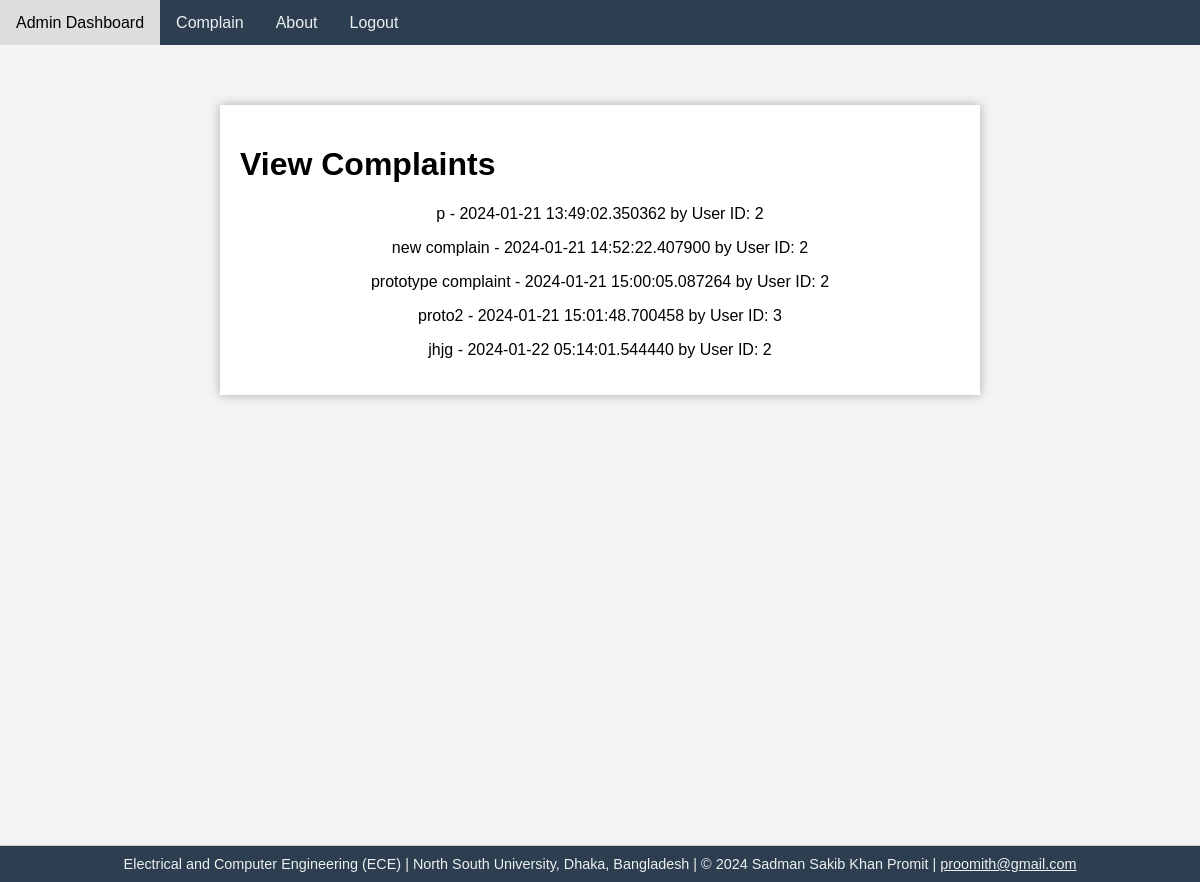
The app's page /view_complaints (signed in) with its own data.
### server.py (models this page shows)
class Complaint(db.Model):
    id = db.Column(db.Integer, primary_key=True)
    content = db.Column(db.Text, nullable=False)
    user_id = db.Column(db.Integer, db.ForeignKey('user.id'), nullable=False)
    timestamp = db.Column(db.DateTime, index=True, default=datetime.utcnow)

### server.py (the view)
@app.route('/view_complaints')
@login_required
def view_complaints():
    if current_user.role != 'admin':
        flash('Access Denied', 'error')
        return redirect(url_for('login'))
    complaints = Complaint.query.all()
    return render_template('view_complaints.html', complaints=complaints)

### server.py (called while the page is built)
@login_manager.user_loader
def load_user(user_id):
    return User.query.get(int(user_id))

### templates/view_complaints.html (shortened to what this page needs)
<!DOCTYPE html>
<html>
<head>
    <link rel="stylesheet" type="text/css" href="{{ url_for('static', filename='styles.css') }}">
</head>
<body>
    {% include 'navbar.html' %}
    <div class="content-wrap">
        <div class="container">
            <h1>View Complaints</h1>
            {% for complaint in complaints %}
                <p>{{ complaint.content }} - {{ complaint.timestamp }} by User ID: {{ complaint.user_id }}</p>
            {% endfor %}
        </div>
    </div>
    <footer>
        Electrical and Computer Engineering (ECE) | North South University, Dhaka, Bangladesh | &copy; 2024 Sadman Sakib Khan Promit | <a href="mailto:proomith@gmail.com">proomith@gmail.com</a>
    </footer>
</body>
</html>

### templates/navbar.html
<div class="navbar">
    {% if current_user.is_authenticated %}
        {% if current_user.role == 'admin' %}
            <a href="{{ url_for('admin') }}">Admin Dashboard</a>
            <a href="{{ url_for('view_complaints') }}">Complain</a>
        {% else %}
            <a href="{{ url_for('customer') }}">Customer Dashboard</a>
            <a href="{{ url_for('submit_complaint') }}">Complain</a>
        {% endif %}
        <a href="{{ url_for('about') }}">About</a>
        <a href="{{ url_for('logout') }}">Logout</a>
    {% else %}
        <a href="{{ url_for('about') }}">About</a>
        <a href="{{ url_for('signup') }}">Signup</a>
        <a href="{{ url_for('login') }}">Login</a>
    {% endif %}
</div>

### static/styles.css (style rules this page uses)
:root { --primary-color: #007BFF; --background-color: #f4f4f4; --container-bg-color: #fff; --message-color: #e7f3fe; --navbar-color: #2c3e50; --link-color: #ecf0f1; }
html, body { height: 100%; margin: 0; }
body { font-family: Arial, sans-serif; background-color: var(--background-color); padding: 0; }
.navbar { background-color: var(--navbar-color); overflow: hidden; height: 45px; }
.navbar a { float: left; display: block; color: var(--link-color); text-align: center; padding: 14px 16px; text-decoration: none; }
.content-wrap { flex: 1; min-height: calc(100% - 60px); padding-bottom: 60px; box-sizing: border-box; }
.container { width: 60%; margin: 5% auto; background-color: var(--container-bg-color); padding: 20px; box-shadow: 0px 0px 10px #aaa; }
footer { width: 100%; padding: 10px 0; background-color: var(--navbar-color); color: var(--link-color); text-align: center; font-size: 0.9em; border-top: 1px solid #ccc; }
footer a { color: var(--link-color); text-decoration: underline; }
p { text-align: center; }

### records on screen
Complaint: content "p", timestamp "2024-01-21 13:49:02.350362", user_id "2"
Complaint: content "new complain", timestamp "2024-01-21 14:52:22.407900", user_id "2"
Complaint: content "prototype complaint", timestamp "2024-01-21 15:00:05.087264", user_id "2"
Complaint: content "proto2", timestamp "2024-01-21 15:01:48.700458", user_id "3"
Complaint: content "jhjg", timestamp "2024-01-22 05:14:01.544440", user_id "2"
